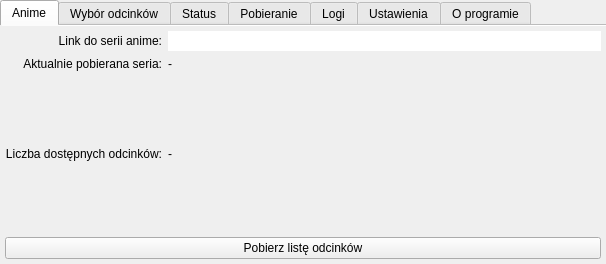
<?xml version="1.0" encoding="UTF-8"?>
<ui version="4.0">
 <class>AnimuWidget</class>
 <widget class="QTabWidget" name="AnimuWidget">
  <property name="geometry">
   <rect>
    <x>0</x>
    <y>0</y>
    <width>606</width>
    <height>264</height>
   </rect>
  </property>
  <property name="minimumSize">
   <size>
    <width>500</width>
    <height>200</height>
   </size>
  </property>
  <property name="maximumSize">
   <size>
    <width>1000</width>
    <height>1000</height>
   </size>
  </property>
  <property name="windowTitle">
   <string notr="true">Animu Downloader</string>
  </property>
  <property name="currentIndex">
   <number>0</number>
  </property>
  <property name="documentMode">
   <bool>true</bool>
  </property>
  <property name="tabsClosable">
   <bool>false</bool>
  </property>
  <widget class="QWidget" name="tab">
   <attribute name="title">
    <string notr="true">Anime</string>
   </attribute>
   <layout class="QGridLayout" name="gridLayout_4">
    <property name="margin">
     <number>5</number>
    </property>
    <item row="2" column="0">
     <layout class="QGridLayout" name="gridLayout_3">
      <item row="2" column="0">
       <widget class="QLabel" name="label_2">
        <property name="text">
         <string notr="true">Aktualnie pobierana seria:</string>
        </property>
        <property name="alignment">
         <set>Qt::AlignRight|Qt::AlignTop|Qt::AlignTrailing</set>
        </property>
       </widget>
      </item>
      <item row="0" column="1">
       <widget class="QLineEdit" name="lineLinkToSeries">
        <property name="frame">
         <bool>false</bool>
        </property>
       </widget>
      </item>
      <item row="0" column="0">
       <widget class="QLabel" name="label">
        <property name="text">
         <string notr="true">Link do serii anime:</string>
        </property>
        <property name="alignment">
         <set>Qt::AlignRight|Qt::AlignTrailing|Qt::AlignVCenter</set>
        </property>
       </widget>
      </item>
      <item row="2" column="1">
       <widget class="QLabel" name="lblWhatAreWeDownloading">
        <property name="text">
         <string notr="true">-</string>
        </property>
        <property name="alignment">
         <set>Qt::AlignLeading|Qt::AlignLeft|Qt::AlignTop</set>
        </property>
       </widget>
      </item>
      <item row="3" column="0">
       <widget class="QLabel" name="label_3">
        <property name="text">
         <string notr="true">Liczba dostępnych odcinków:</string>
        </property>
        <property name="alignment">
         <set>Qt::AlignRight|Qt::AlignTop|Qt::AlignTrailing</set>
        </property>
       </widget>
      </item>
      <item row="3" column="1">
       <widget class="QLabel" name="lblEpisodesCount">
        <property name="text">
         <string notr="true">-</string>
        </property>
        <property name="alignment">
         <set>Qt::AlignLeading|Qt::AlignLeft|Qt::AlignTop</set>
        </property>
       </widget>
      </item>
      <item row="4" column="0" colspan="2">
       <widget class="QPushButton" name="btnDownloadEpisodesList">
        <property name="text">
         <string notr="true">Pobierz listę odcinków</string>
        </property>
       </widget>
      </item>
     </layout>
    </item>
   </layout>
  </widget>
  <widget class="QWidget" name="tab_5">
   <attribute name="title">
    <string notr="true">Wybór odcinków</string>
   </attribute>
   <layout class="QVBoxLayout" name="verticalLayout_2">
    <property name="margin">
     <number>5</number>
    </property>
    <item>
     <layout class="QVBoxLayout" name="verticalLayout">
      <property name="spacing">
       <number>2</number>
      </property>
      <item>
       <widget class="QListWidget" name="lstwEpisodesToDownload">
        <property name="enabled">
         <bool>true</bool>
        </property>
        <property name="selectionMode">
         <enum>QAbstractItemView::MultiSelection</enum>
        </property>
       </widget>
      </item>
      <item>
       <widget class="QPushButton" name="btnSelectAll">
        <property name="enabled">
         <bool>false</bool>
        </property>
        <property name="text">
         <string notr="true">Zaznacz wszystkie</string>
        </property>
       </widget>
      </item>
      <item>
       <widget class="QPushButton" name="btnDownload">
        <property name="enabled">
         <bool>false</bool>
        </property>
        <property name="text">
         <string notr="true">Pobierz odcinki</string>
        </property>
       </widget>
      </item>
     </layout>
    </item>
   </layout>
  </widget>
  <widget class="QWidget" name="tab_2">
   <attribute name="title">
    <string notr="true">Status</string>
   </attribute>
   <layout class="QGridLayout" name="gridLayout_6">
    <item row="0" column="0">
     <layout class="QGridLayout" name="gridLayout_5">
      <item row="0" column="0">
       <widget class="QListWidget" name="lstwToDownload"/>
      </item>
      <item row="0" column="1">
       <widget class="QListWidget" name="lstwToConvert"/>
      </item>
      <item row="1" column="0">
       <widget class="QProgressBar" name="pbDownloaded">
        <property name="layoutDirection">
         <enum>Qt::LeftToRight</enum>
        </property>
        <property name="maximum">
         <number>100</number>
        </property>
        <property name="value">
         <number>0</number>
        </property>
        <property name="textVisible">
         <bool>true</bool>
        </property>
        <property name="orientation">
         <enum>Qt::Horizontal</enum>
        </property>
        <property name="invertedAppearance">
         <bool>false</bool>
        </property>
        <property name="textDirection">
         <enum>QProgressBar::TopToBottom</enum>
        </property>
        <property name="format">
         <string notr="true">%p%</string>
        </property>
       </widget>
      </item>
      <item row="1" column="1">
       <widget class="QProgressBar" name="pbConverted">
        <property name="layoutDirection">
         <enum>Qt::LeftToRight</enum>
        </property>
        <property name="value">
         <number>0</number>
        </property>
       </widget>
      </item>
     </layout>
    </item>
   </layout>
  </widget>
  <widget class="QWidget" name="tab_7">
   <attribute name="title">
    <string notr="true">Pobieranie</string>
   </attribute>
   <layout class="QGridLayout" name="gridLayout_12">
    <property name="margin">
     <number>0</number>
    </property>
    <property name="spacing">
     <number>0</number>
    </property>
    <item row="0" column="0" colspan="2">
     <layout class="QGridLayout" name="gridLayout_11">
      <property name="horizontalSpacing">
       <number>0</number>
      </property>
      <property name="verticalSpacing">
       <number>2</number>
      </property>
      <item row="5" column="0">
       <widget class="QLabel" name="lblThread5">
        <property name="text">
         <string notr="true">Wątek 6:</string>
        </property>
       </widget>
      </item>
      <item row="14" column="1">
       <widget class="QProgressBar" name="pbThread14">
        <property name="enabled">
         <bool>false</bool>
        </property>
        <property name="value">
         <number>0</number>
        </property>
       </widget>
      </item>
      <item row="0" column="0">
       <widget class="QLabel" name="lblThread0">
        <property name="text">
         <string notr="true">Wątek 1:</string>
        </property>
       </widget>
      </item>
      <item row="1" column="0">
       <widget class="QLabel" name="lblThread1">
        <property name="text">
         <string notr="true">Wątek 2:</string>
        </property>
       </widget>
      </item>
      <item row="0" column="1">
       <widget class="QProgressBar" name="pbThread0">
        <property name="enabled">
         <bool>false</bool>
        </property>
        <property name="maximum">
         <number>100</number>
        </property>
        <property name="value">
         <number>0</number>
        </property>
        <property name="textVisible">
         <bool>true</bool>
        </property>
       </widget>
      </item>
      <item row="4" column="0">
       <widget class="QLabel" name="lblThread4">
        <property name="text">
         <string notr="true">Wątek 5:</string>
        </property>
       </widget>
      </item>
      <item row="2" column="0">
       <widget class="QLabel" name="lblThread2">
        <property name="text">
         <string notr="true">Wątek 3:</string>
        </property>
       </widget>
      </item>
      <item row="1" column="1">
       <widget class="QProgressBar" name="pbThread1">
        <property name="enabled">
         <bool>false</bool>
        </property>
        <property name="value">
         <number>0</number>
        </property>
        <property name="alignment">
         <set>Qt::AlignLeading|Qt::AlignLeft|Qt::AlignTop</set>
        </property>
       </widget>
      </item>
      <item row="2" column="1">
       <widget class="QProgressBar" name="pbThread2">
        <property name="enabled">
         <bool>false</bool>
        </property>
        <property name="value">
         <number>0</number>
        </property>
       </widget>
      </item>
      <item row="3" column="0">
       <widget class="QLabel" name="lblThread3">
        <property name="text">
         <string notr="true">Wątek 4:</string>
        </property>
       </widget>
      </item>
      <item row="4" column="1">
       <widget class="QProgressBar" name="pbThread4">
        <property name="enabled">
         <bool>false</bool>
        </property>
        <property name="value">
         <number>0</number>
        </property>
       </widget>
      </item>
      <item row="3" column="1">
       <widget class="QProgressBar" name="pbThread3">
        <property name="enabled">
         <bool>false</bool>
        </property>
        <property name="value">
         <number>0</number>
        </property>
       </widget>
      </item>
      <item row="6" column="0">
       <widget class="QLabel" name="lblThread6">
        <property name="text">
         <string notr="true">Wątek 7:</string>
        </property>
       </widget>
      </item>
      <item row="5" column="1">
       <widget class="QProgressBar" name="pbThread5">
        <property name="enabled">
         <bool>false</bool>
        </property>
        <property name="value">
         <number>0</number>
        </property>
       </widget>
      </item>
      <item row="6" column="1">
       <widget class="QProgressBar" name="pbThread6">
        <property name="enabled">
         <bool>false</bool>
        </property>
        <property name="value">
         <number>0</number>
        </property>
       </widget>
      </item>
      <item row="7" column="1">
       <widget class="QProgressBar" name="pbThread7">
        <property name="enabled">
         <bool>false</bool>
        </property>
        <property name="value">
         <number>0</number>
        </property>
       </widget>
      </item>
      <item row="7" column="0">
       <widget class="QLabel" name="lblThread7">
        <property name="text">
         <string notr="true">Wątek 8:</string>
        </property>
       </widget>
      </item>
      <item row="8" column="0">
       <widget class="QLabel" name="lblThread8">
        <property name="text">
         <string notr="true">Wątek 9:</string>
        </property>
       </widget>
      </item>
      <item row="9" column="0">
       <widget class="QLabel" name="lblThread9">
        <property name="text">
         <string notr="true">Wątek 10:</string>
        </property>
       </widget>
      </item>
      <item row="8" column="1">
       <widget class="QProgressBar" name="pbThread8">
        <property name="enabled">
         <bool>false</bool>
        </property>
        <property name="value">
         <number>0</number>
        </property>
       </widget>
      </item>
      <item row="10" column="0">
       <widget class="QLabel" name="lblThreadA">
        <property name="text">
         <string notr="true">Wątek 11:</string>
        </property>
       </widget>
      </item>
      <item row="9" column="1">
       <widget class="QProgressBar" name="pbThread9">
        <property name="enabled">
         <bool>false</bool>
        </property>
        <property name="value">
         <number>0</number>
        </property>
       </widget>
      </item>
      <item row="10" column="1">
       <widget class="QProgressBar" name="pbThread10">
        <property name="enabled">
         <bool>false</bool>
        </property>
        <property name="value">
         <number>0</number>
        </property>
       </widget>
      </item>
      <item row="11" column="0">
       <widget class="QLabel" name="lblThreadB">
        <property name="text">
         <string notr="true">Wątek 12:</string>
        </property>
       </widget>
      </item>
      <item row="12" column="0">
       <widget class="QLabel" name="lblThreadC">
        <property name="text">
         <string notr="true">Wątek 13:</string>
        </property>
       </widget>
      </item>
      <item row="11" column="1">
       <widget class="QProgressBar" name="pbThread11">
        <property name="enabled">
         <bool>false</bool>
        </property>
        <property name="value">
         <number>0</number>
        </property>
       </widget>
      </item>
      <item row="13" column="0">
       <widget class="QLabel" name="lblThreadD">
        <property name="text">
         <string notr="true">Wątek 14:</string>
        </property>
       </widget>
      </item>
      <item row="12" column="1">
       <widget class="QProgressBar" name="pbThread12">
        <property name="enabled">
         <bool>false</bool>
        </property>
        <property name="value">
         <number>0</number>
        </property>
       </widget>
      </item>
      <item row="14" column="0">
       <widget class="QLabel" name="lblThreadE">
        <property name="text">
         <string notr="true">Wątek 15:</string>
        </property>
       </widget>
      </item>
      <item row="13" column="1">
       <widget class="QProgressBar" name="pbThread13">
        <property name="enabled">
         <bool>false</bool>
        </property>
        <property name="value">
         <number>0</number>
        </property>
       </widget>
      </item>
      <item row="15" column="0">
       <widget class="QLabel" name="lblThreadF">
        <property name="text">
         <string notr="true">Wątek 16:</string>
        </property>
       </widget>
      </item>
      <item row="15" column="1">
       <widget class="QProgressBar" name="pbThread15">
        <property name="enabled">
         <bool>false</bool>
        </property>
        <property name="value">
         <number>0</number>
        </property>
       </widget>
      </item>
     </layout>
    </item>
   </layout>
  </widget>
  <widget class="QWidget" name="tab_3">
   <attribute name="title">
    <string notr="true">Logi</string>
   </attribute>
   <layout class="QGridLayout" name="gridLayout_2">
    <property name="margin">
     <number>1</number>
    </property>
    <property name="spacing">
     <number>1</number>
    </property>
    <item row="0" column="0">
     <layout class="QGridLayout" name="gridLayout">
      <item row="0" column="0">
       <widget class="QPlainTextEdit" name="txtLogs">
        <property name="frameShadow">
         <enum>QFrame::Plain</enum>
        </property>
        <property name="verticalScrollBarPolicy">
         <enum>Qt::ScrollBarAlwaysOn</enum>
        </property>
        <property name="horizontalScrollBarPolicy">
         <enum>Qt::ScrollBarAlwaysOff</enum>
        </property>
        <property name="undoRedoEnabled">
         <bool>false</bool>
        </property>
        <property name="readOnly">
         <bool>true</bool>
        </property>
        <property name="plainText">
         <string notr="true"/>
        </property>
       </widget>
      </item>
     </layout>
    </item>
   </layout>
  </widget>
  <widget class="QWidget" name="tab_4">
   <attribute name="title">
    <string notr="true">Ustawienia</string>
   </attribute>
   <layout class="QGridLayout" name="gridLayout_8">
    <item row="0" column="0">
     <layout class="QGridLayout" name="gridLayout_7">
      <item row="0" column="0">
       <widget class="QLabel" name="label_5">
        <property name="text">
         <string notr="true">Liczba równoległych pobrań:</string>
        </property>
        <property name="alignment">
         <set>Qt::AlignRight|Qt::AlignTop|Qt::AlignTrailing</set>
        </property>
       </widget>
      </item>
      <item row="2" column="0">
       <widget class="QCheckBox" name="chkbConvert">
        <property name="text">
         <string notr="true">Konwertuj pobrane odcinki</string>
        </property>
       </widget>
      </item>
      <item row="0" column="1">
       <widget class="QSpinBox" name="sbDownloadThreads">
        <property name="wrapping">
         <bool>false</bool>
        </property>
        <property name="alignment">
         <set>Qt::AlignLeading|Qt::AlignLeft|Qt::AlignVCenter</set>
        </property>
        <property name="minimum">
         <number>1</number>
        </property>
        <property name="maximum">
         <number>16</number>
        </property>
       </widget>
      </item>
      <item row="4" column="1">
       <widget class="QSpinBox" name="sbConvThreads">
        <property name="enabled">
         <bool>false</bool>
        </property>
        <property name="minimum">
         <number>1</number>
        </property>
        <property name="maximum">
         <number>8</number>
        </property>
       </widget>
      </item>
      <item row="3" column="1">
       <widget class="QLineEdit" name="lineConvVideoSize">
        <property name="enabled">
         <bool>false</bool>
        </property>
        <property name="inputMask">
         <string notr="true">dDDD\xdDDD; </string>
        </property>
        <property name="cursorPosition">
         <number>0</number>
        </property>
        <property name="alignment">
         <set>Qt::AlignLeading|Qt::AlignLeft|Qt::AlignVCenter</set>
        </property>
       </widget>
      </item>
      <item row="3" column="0">
       <widget class="QLabel" name="label_4">
        <property name="text">
         <string notr="true">Zmień rozmiar wideo:</string>
        </property>
        <property name="alignment">
         <set>Qt::AlignRight|Qt::AlignTrailing|Qt::AlignVCenter</set>
        </property>
       </widget>
      </item>
      <item row="4" column="0">
       <widget class="QLabel" name="label_6">
        <property name="text">
         <string notr="true">&lt;html&gt;&lt;head/&gt;&lt;body&gt;&lt;p align=&quot;center&quot;&gt;Ilość wątków używana&lt;/p&gt;&lt;p align=&quot;center&quot;&gt;do konwertowania odcinków:&lt;/p&gt;&lt;/body&gt;&lt;/html&gt;</string>
        </property>
       </widget>
      </item>
      <item row="1" column="1">
       <widget class="Line" name="line_2">
        <property name="orientation">
         <enum>Qt::Horizontal</enum>
        </property>
       </widget>
      </item>
      <item row="5" column="0">
       <widget class="QLabel" name="label_7">
        <property name="text">
         <string notr="true">Konwertuj do formatu:</string>
        </property>
        <property name="alignment">
         <set>Qt::AlignRight|Qt::AlignTrailing|Qt::AlignVCenter</set>
        </property>
       </widget>
      </item>
      <item row="1" column="0">
       <widget class="Line" name="line">
        <property name="orientation">
         <enum>Qt::Horizontal</enum>
        </property>
       </widget>
      </item>
      <item row="5" column="1">
       <widget class="QComboBox" name="cbOutputFormat">
        <property name="enabled">
         <bool>false</bool>
        </property>
        <property name="currentText" stdset="0">
         <string notr="true">mp4</string>
        </property>
        <item>
         <property name="text">
          <string notr="true">mp4</string>
         </property>
        </item>
        <item>
         <property name="text">
          <string notr="true">3gp</string>
         </property>
        </item>
        <item>
         <property name="text">
          <string notr="true">mkv</string>
         </property>
        </item>
        <item>
         <property name="text">
          <string notr="true">flv</string>
         </property>
        </item>
       </widget>
      </item>
      <item row="6" column="0">
       <widget class="QLabel" name="label_9">
        <property name="text">
         <string notr="true"/>
        </property>
       </widget>
      </item>
     </layout>
    </item>
   </layout>
  </widget>
  <widget class="QWidget" name="tab_6">
   <attribute name="title">
    <string notr="true">O programie</string>
   </attribute>
   <layout class="QVBoxLayout" name="verticalLayout_4">
    <item>
     <layout class="QVBoxLayout" name="verticalLayout_3">
      <item>
       <widget class="QLabel" name="label_8">
        <property name="text">
         <string notr="true">&lt;html&gt;&lt;head/&gt;&lt;body&gt;&lt;p align=&quot;center&quot;&gt;Aplikacja została napisana w języku &lt;a href=&quot;http://www.python.org/&quot;&gt;&lt;span style=&quot; text-decoration: underline; color:#0000ff;&quot;&gt;Python&lt;/span&gt;&lt;/a&gt; i używa do działania biblioteki &lt;a href=&quot;http://qt-project.org/&quot;&gt;&lt;span style=&quot; text-decoration: underline; color:#0000ff;&quot;&gt;Qt4&lt;/span&gt;&lt;/a&gt;(dzięki &lt;a href=&quot;http://qt-project.org/wiki/PySide&quot;&gt;&lt;span style=&quot; text-decoration: underline; color:#0000ff;&quot;&gt;PySide&lt;/span&gt;&lt;/a&gt;).&lt;/p&gt;&lt;p align=&quot;center&quot;&gt;Autor: Pampi von APi.&lt;/p&gt;&lt;p align=&quot;center&quot;&gt;e-mail: apisoftworks@mail.ru&lt;/p&gt;&lt;p align=&quot;center&quot;&gt;Jabber/XMPP: apisoftworks@aqq.eu&lt;/p&gt;&lt;p align=&quot;center&quot;&gt;Najnowszą wersję programu można pobrać ze strony: &lt;a href=&quot;http://apisoftworks.tk/&quot;&gt;&lt;span style=&quot; text-decoration: underline; color:#0000ff;&quot;&gt;apisoftworks.tk&lt;/span&gt;&lt;/a&gt;&lt;/p&gt;&lt;/body&gt;&lt;/html&gt;</string>
        </property>
        <property name="alignment">
         <set>Qt::AlignLeading|Qt::AlignLeft|Qt::AlignTop</set>
        </property>
        <property name="wordWrap">
         <bool>true</bool>
        </property>
        <property name="openExternalLinks">
         <bool>true</bool>
        </property>
       </widget>
      </item>
     </layout>
    </item>
   </layout>
  </widget>
 </widget>
 <resources/>
 <connections/>
</ui>
